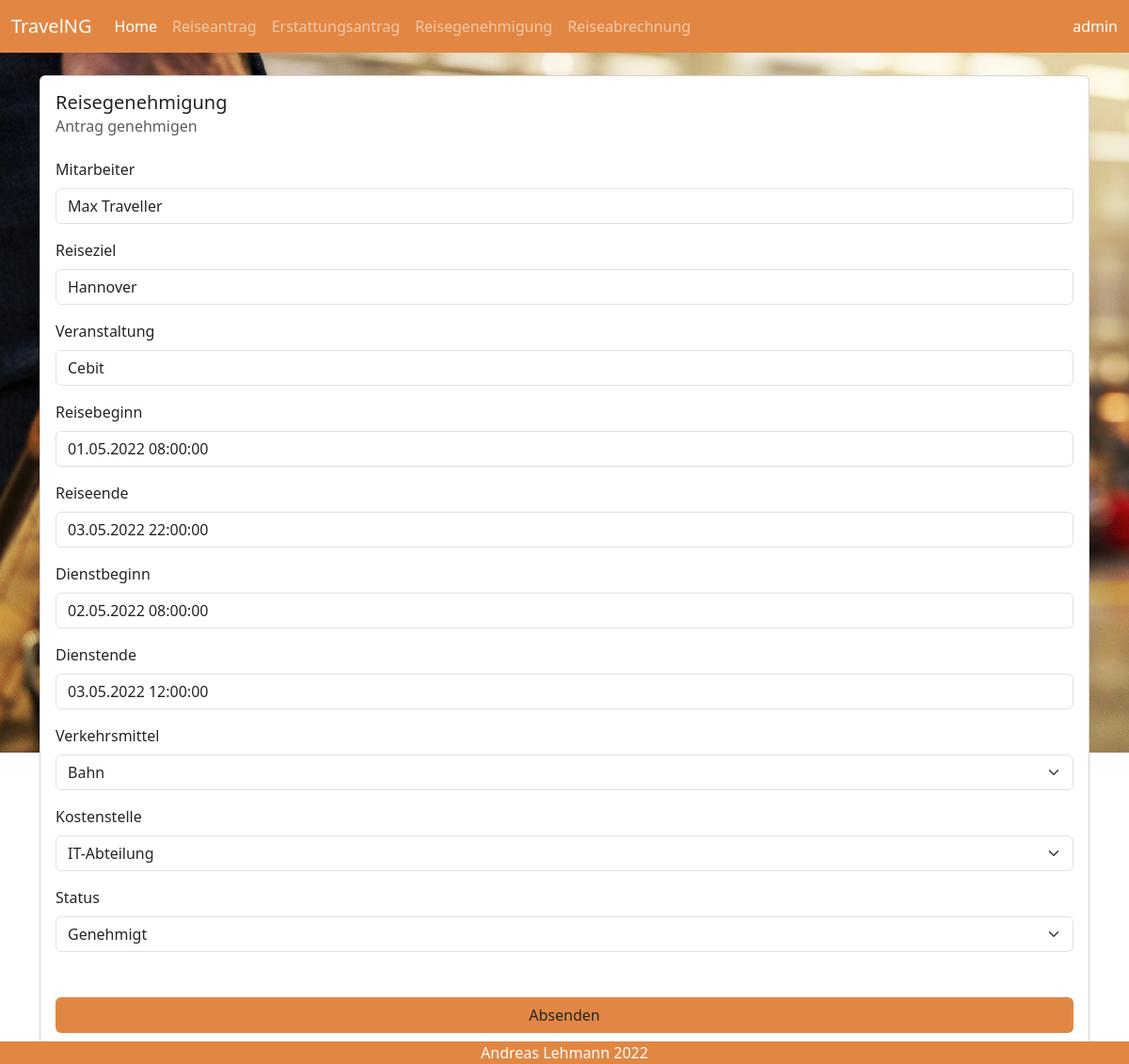
Screenshot of /Auth/Edit/44/ (signed in) with the database file from the repository.
### travel/models.py (models this page shows, shortened)
class TravelRequest(models.Model):
    STATUS_CHOICES = [('In Bearbeitung', 'In Bearbeitung'),
                      ('Genehmigt', 'Genehmigt'),
                      ]
    username = models.CharField(max_length=50, null=True, blank=False)
    employee = models.CharField(max_length=50, null=True, blank=False)
    destination = models.CharField(max_length=50, blank=False)
    event = models.CharField(max_length=50, blank=False)
    journey_start = models.DateTimeField(default='01.01.2022 08:00', blank=False)
    journey_end = models.DateTimeField(default='01.01.2022 08:00', blank=False)
    event_start = models.DateTimeField(default='01.01.2022 08:00', blank=False)
    event_end = models.DateTimeField(default='01.01.2022 08:00', blank=False)
    transport = models.ForeignKey(Transport, on_delete=models.SET_NULL, null=True, blank=False)
    cost_center = models.ForeignKey(CostCenter, on_delete=models.SET_NULL, null=True, blank=False)
    status = models.CharField(default='In Bearbeitung', max_length=30, choices=STATUS_CHOICES)
    class Meta:
        permissions = [
            (
                'is_supervisor', 'can access auth page'
            )
        ]

### travel/views.py (the view)
# urls.py: re_path(r'^Auth/Edit/(?P<pk>[0-9]+)/?$', travel.views.travel_auth_details, name="editTravelAuth"),
@login_required
def travel_auth_details(request, pk=None):
    page_title = 'Reisegenehmigung'
    sub_title = 'Antrag genehmigen'
    if pk is None:
        travel_requests = TravelRequest.objects.all().order_by('journey_start')
        return render(request, 'travel/travelAuth.html',
                      {'page_title': page_title, 'sub_title': sub_title, 'travel_requests': travel_requests})
    tr = get_object_or_404(TravelRequest, pk=pk)
    if request.method == 'POST':
        form = AuthForm(request.POST, instance=tr)
        if form.is_valid():
            form.save()
            messages.success(request, 'Gespeichert')
            return HttpResponseRedirect(reverse('home'))
        else:
            messages.error(request, 'Bitte Fehler korrigieren')
    else:
        form = AuthForm(instance=tr)
    return render(request, 'travel/travelForm.html',
                  {'page_title': page_title, 'sub_title': sub_title, 'form': form})

### travel/forms.py
class AuthForm(ModelForm):
    class Meta:
        model = TravelRequest
        labels = {
            'employee': 'Mitarbeiter',
            'destination': 'Reiseziel',
            'event': 'Veranstaltung',
            'cost_center': 'Kostenstelle',
            'journey_start': 'Reisebeginn',
            'journey_end': 'Reiseende',
            'event_start': 'Dienstbeginn',
            'event_end': 'Dienstende',
            'transport': 'Verkehrsmittel'
        }
        exclude = ['username']
        widgets = {
            'employee': TextInput(attrs={'readonly': 'readonly'}),
            'destination': TextInput(attrs={'readonly': 'readonly'}),
            'event': TextInput(attrs={'readonly': 'readonly'}),
            'cost_center': Select(attrs={'readonly': 'readonly'}),
            'journey_start': DateTimeInput(attrs={'readonly': 'readonly'}),
            'journey_end': DateTimeInput(attrs={'readonly': 'readonly'}),
            'event_start': DateTimeInput(attrs={'readonly': 'readonly'}),
            'event_end': DateTimeInput(attrs={'readonly': 'readonly'}),
            'transport': Select(attrs={'readonly': 'readonly'})
        }

### travel/models.py (called while the page is built)
    def __str__(self):
        return f'{self.department}'

    def __str__(self):
        return f'{self.vehicle}'

### templates/travel/travelForm.html (shortened to what this page needs)
{% extends 'travel/base.html' %}
{% load bootstrap5 bootstrap_icons %}
{% block content %}
    <div class="container">
        <div class="card" style="width: 100%;">
            <div class="card-body">
                <h5 class="card-title">{{ page_title }}</h5>
                <h6 class="card-subtitle mb-2 text-muted">{{ sub_title }}</h6>
                <form action="" enctype="multipart/form-data" method="post" class="form-horizontal mt-4">
                    {% bootstrap_form form layout='horizontal' %}
                    <div class="d-grid gap-2 mx-auto mt-5">
                        <button type="submit" class="btn" style="background-color: #e28743;">Absenden</button>
                    </div>
                </form>
            </div>
        </div>
    </div>
{% endblock %}

### templates/travel/base.html (shortened to what this page needs)
{% load bootstrap5 bootstrap_icons %}
{% bootstrap_css %}
{% load static %}
<link rel="stylesheet" href="{% static 'bootstrap_icons/css/bootstrap_icons.css' %}">
<!DOCTYPE html>
<html lang="en">
<head>
</head>
<body>
<div class="bg-image" style="background-image: url('{% static 'travel-g774051fb3_1920.jpg' %}');
        height: 100vh;
        background-size: cover;
        background-repeat: no-repeat;
        "
>
    {% block navigation %}
        <nav class="navbar navbar-expand-lg navbar-dark mb-4" style="background-color: #e28743;">
            <div class="container-fluid">
                <a class="navbar-brand" href="#">{% md_icon 'earth' %}TravelNG</a>
                <ul class="navbar-nav me-auto mb-2 mb-lg-0">
                    <li class="nav-item">
                        <a class="nav-link active" aria-current="page"
                           href="{% url 'home' %}">{% bs_icon 'house' %}Home</a>
                    </li>
                    <li class="nav-item">
                        <a class="nav-link"
                           href="{% url 'addTravelRequest' %}">{% bs_icon 'airplane' %}Reiseantrag</a>
                    </li>
                    <li class="nav-item">
                        <a class="nav-link"
                           href="{% url 'travelInvoice' %}">{% bs_icon 'bank' %}Erstattungsantrag</a>
                    </li>
                    {% if perms.travel.is_supervisor %}
                        <li class="nav-item">
                            <a class="nav-link"
                               href="{% url 'travelAuth' %}">{% bs_icon 'bag-check' %}Reisegenehmigung</a>
                        </li>
                    {% endif %}
                    {% if perms.travel.is_clerk %}
                        <li class="nav-item">
                            <a class="nav-link"
                               href="{% url 'travelInvoiceRefund' %}">{% bs_icon 'cash-coin' %}Reiseabrechnung</a>
                        </li>
                    {% endif %}
                </ul>
                <a class="nav-link text-white" href="{% url 'logout' %}">{% bs_icon 'person' %}{{ user.username }}</a>
            </div>
        </nav>
    {% endblock %}
    {% block content %}{% endblock %}
</div>
</body>
{% block footer %}
    <div class="text-center text-white fixed-bottom" style="background-color: #e28743;">{% bs_icon 'c-circle' %}Andreas
        Lehmann 2022
    </div>
{% endblock %}
</html>

### rows the page displays
TravelRequest: employee "Max Traveller", destination "Hannover", event "Cebit", journey_start "01.05.2022 08:00:00", journey_end "03.05.2022 22:00:00", event_start "02.05.2022 08:00:00", event_end "03.05.2022 12:00:00", transport "Bahn", cost_center "IT-Abteilung", status "Genehmigt"

### other values shown
{{ user.username }} "admin"
{{ page_title }} "Reisegenehmigung"
{{ sub_title }} "Antrag genehmigen"
